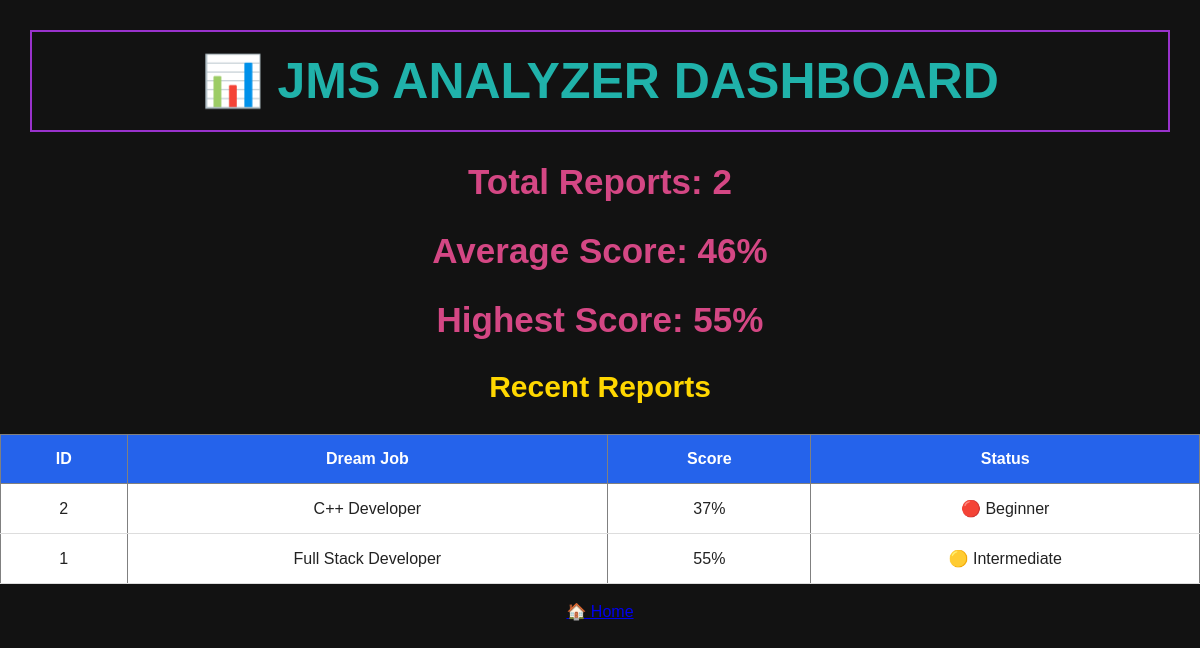
Page /dashboard on the earlier database version.
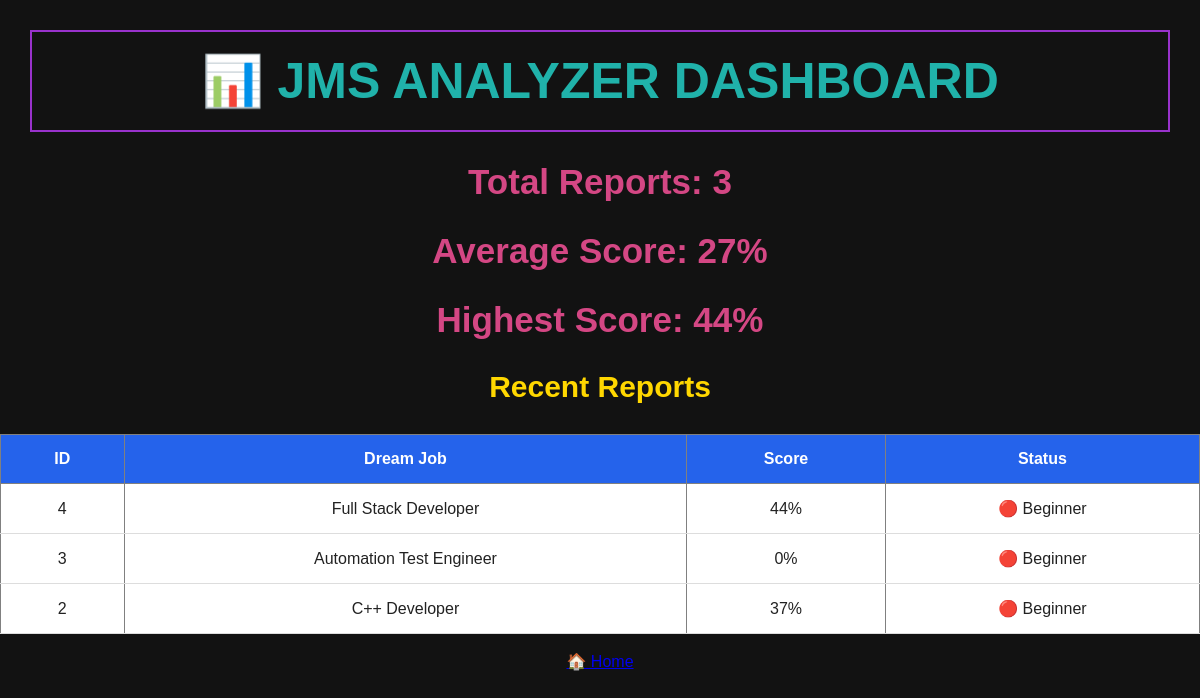
Same page on the later database version.
### tables this page shows
CREATE TABLE reports(

        id INTEGER PRIMARY KEY AUTOINCREMENT,

        dream_job TEXT,

        score INTEGER,

        status TEXT,

        found_skills TEXT,

        missing_skills TEXT
    );

### app.py (the view)
@app.route("/dashboard")
def dashboard():
    reports = get_reports()
    total_reports = len(reports)
    if total_reports > 0:
        average_score = sum(report[2] for report in reports) // total_reports
        highest_score = max(report[2] for report in reports)
    else:
        average_score = 0
        highest_score = 0
    return render_template(
        "dashboard.html",
        reports=reports[:5],
        total_reports=total_reports,
        average_score=average_score,
        highest_score=highest_score
    )

### database.py (called while the page is built)
def connect_db():
    return sqlite3.connect("jms.db")

### models.py (called while the page is built)
def get_reports():
    conn = connect_db()
    cursor = conn.cursor()
    cursor.execute("""
    SELECT
        id,
        dream_job,
        score,
        status,
        found_skills,
        missing_skills
    FROM reports
    ORDER BY id DESC
    """)
    reports = cursor.fetchall()
    conn.close()
    return reports

### templates/dashboard.html (shortened to what this page needs)
<!DOCTYPE html>
<html>
<head>
    <link rel="stylesheet" href="{{ url_for('static', filename='style.css') }}">
</head>
<body>
<h1>📊 JMS Analyzer Dashboard</h1>
<h2>Total Reports: {{ total_reports }}</h2>
<h2>Average Score: {{ average_score }}%</h2>
<h2>Highest Score: {{ highest_score }}%</h2>
<h3>Recent Reports</h3>
<table border="1" cellpadding="10">
    <tr>
        <th>ID</th>
        <th>Dream Job</th>
        <th>Score</th>
        <th>Status</th>
    </tr>
    {% for report in reports %}
    <tr>
        <td>{{ report[0] }}</td>
        <td>{{ report[1] }}</td>
        <td>{{ report[2] }}%</td>
        <td>{{ report[3] }}</td>
    </tr>
    {% endfor %}
</table>
<br>
<a href="/">🏠 Home</a>
</body>
</html>

Differences in the rows shown:
removed reports: id "1", dream_job "Full Stack Developer", score "55", status "🟡 Intermediate"
added reports: id "4", dream_job "Full Stack Developer", score "44", status "🔴 Beginner"
added reports: id "3", dream_job "Automation Test Engineer", score "0", status "🔴 Beginner"
Other differences:
{{ total_reports }}: "2" → "3"
{{ average_score }}: "46" → "27"
{{ highest_score }}: "55" → "44"
